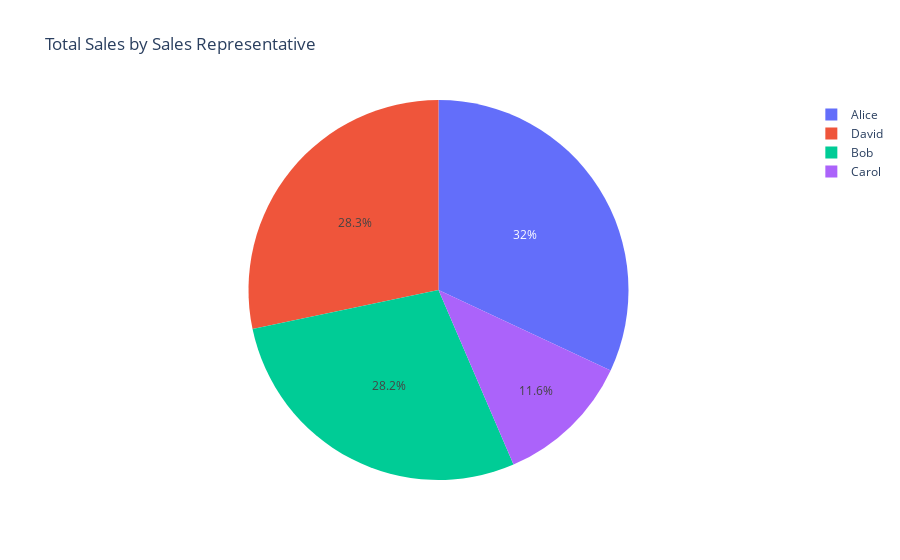

Notebook source saved alongside this figure:
### Code cell
fig = px.pie(
    sales_by_rep, ## rows in this table represent pie slices
    values='Total_Sales', ## size of each pie slice
    names='Sales_Rep', ## label for each pie slice
    title='Total Sales by Sales Representative', ## label for the chart
    hole=0,  ## replace w a bigger value (e.g., 0.4) for a donut chart
    hover_data=['Total_Sales'] ## additional info on hover
)

fig.show()

### Figure 1 — Plotly figure (JSON) as saved in the notebook; plotly's stock layout.template omitted (floating-point values rounded to 4 significant figures)
{"data": [{"customdata": [[49900.0], [43990.0], [18090.0], [44180.0]], "domain": {"x": [0, 1], "y": [0, 1]}, "hole": 0, "hovertemplate": "Sales_Rep=%{label}<br>Total_Sales=%{customdata[0]}<extra></extra>", "labels": ["Alice", "Bob", "Carol", "David"], "legendgroup": "", "name": "", "showlegend": true, "type": "pie", "values": [49900.0, 43990.0, 18090.0, 44180.0]}], "layout": {"legend": {"tracegroupgap": 0}, "title": {"text": "Total Sales by Sales Representative"}}}
